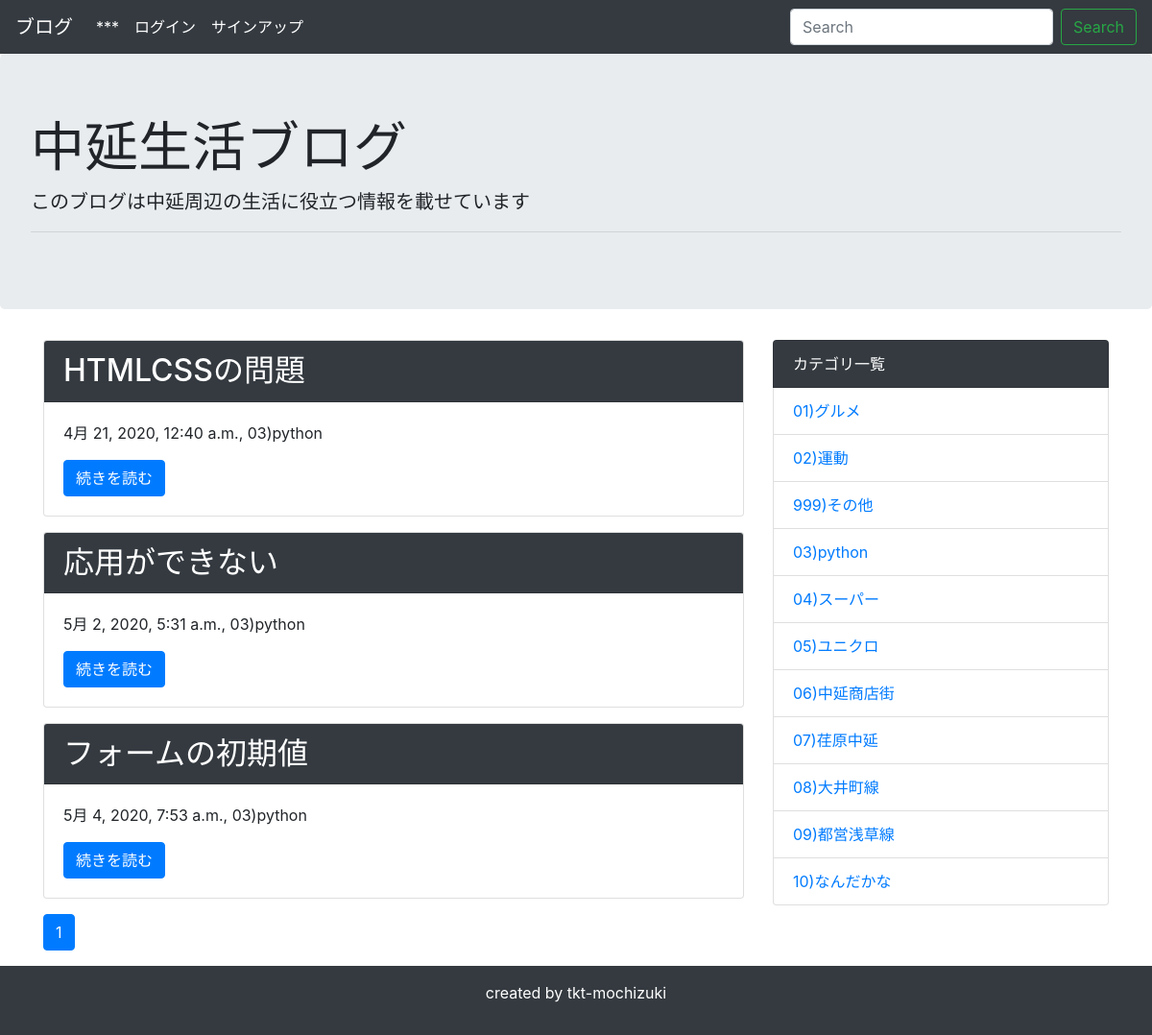
The app's page /category/4/ with its own data.
### blog/models.py (models this page shows, shortened)
class Post(models.Model):
    title = models.CharField('タイトル', max_length=100)
    text = models.TextField('本文')
    image = models.ImageField(upload_to='',blank=True, null=True)
    created_at = models.DateTimeField('作成日',default=timezone.now)
    created_user = models.ForeignKey(User, verbose_name = '登録ユーザー', blank=True, null=True, on_delete = models.PROTECT
    )
    category = models.ForeignKey(
        Category, verbose_name = 'カテゴリ', on_delete = models.PROTECT
    )

class Category(models.Model):
    name = models.CharField('カテゴリー名', max_length=200)
    created_at = models.DateTimeField('作成日',default=timezone.now)
    def __str__(self):
        return self.name

### blog/views.py (the view)
# urls.py: path('category/<int:pk>/', views.CategoryView.as_view(), name='category'),
class CategoryView(generic.ListView):
    template_name = 'blog/post_list.html'
    model = Post
    paginate_by = 3 # 追加
    def get_queryset(self):
        category = get_object_or_404(Category, pk=self.kwargs['pk'])
        queryset = Post.objects.order_by('created_at').filter(category=category)
        return queryset

### blog/context_processors.py (called while the page is built)
def common(request):
    context = {
        'category_list':Category.objects.all(),
    }
    return context

### blog/templatetags/mytag.py (called while the page is built)
@register.simple_tag
def url_replace(request, field, value):
    url_dict = request.GET.copy()
    url_dict[field] = value
    return url_dict.urlencode()

### blog/templates/blog/post_list.html
{% extends 'blog/base.html' %}
{% block content %}
{% for post in post_list %}
<div class="card mb-3">
    <h2 class="card-header bg-dark text-white">{{ post.title }}</h2>
    <div class="card-body">
      <p>{{ post.created_at }}, {{ post.category }}</p>
      <a href="{% url 'blog:detail' post.pk %}" class="btn btn-primary">続きを読む</a>
    </div>
</div>
{% endfor %}
{% include 'blog/pagination.html' %}
{% endblock %}

### blog/templates/blog/base.html (shortened to what this page needs)
<!doctype html>
<html lang="ja">
  <head>
    <link rel="stylesheet" href="https://stackpath.bootstrapcdn.com/bootstrap/4.4.1/css/bootstrap.min.css">
  </head>
  <body>
    <nav class="navbar navbar-expand-lg navbar-dark bg-dark">
      <a class="navbar-brand" href="{% url 'blog:index' %}">ブログ</a>
      <div class="collapse navbar-collapse" id="navbarSupportedContent">
        <ul class="navbar-nav mr-auto">
          <li class="nav-item active">
            <a class="nav-link" href="#">***</a>
          </li>
          {% if user.is_authenticated %}
          <li class="navbar-brand">
            login: {{ user.get_username }}
          </li>
          <li class="nav-item active">
            <a class="nav-link" href="{% url 'blog:add' %}">ブログの追加</a>
          </li>
          <li class="nav-item active">
          </li>
            {% else %}
            <li class="nav-item active">
             <a class="nav-link" href="{% url 'accounts:login' %}">ログイン</a>
            </li>
            <li class="nav-item active">
              <a class="nav-link" href="{% url 'accounts:signup' %}">サインアップ</a>
             </li>
            {% endif %}
        </ul>
        <form class="form-inline my-2 my-lg-0" method="GET" action="{% url 'blog:index' %}">
          <input class="form-control mr-sm-2" type="text" placeholder="Search" aria-label="Search" name="keyword">
          <button class="btn btn-outline-success my-2 my-sm-0" type="submit">Search</button>
        </form>
      </div>
    </nav>
    <div class="jumbotron">
      <h1 class="display-4">中延生活ブログ</h1>
      <p class="lead">このブログは中延周辺の生活に役立つ情報を載せています</p>
      <hr class="my-2">
    </div>
    <div class="container">
      <div class="row">
          <div class="col-md-8">
              {% block content %}
              {% endblock %}
          </div>
          <div class="col-md-4">
              <ul class="list-group">
                  <li class="list-group-item bg-dark text-white">カテゴリ一覧</li>
                  {% for category in category_list %}
                  <li class="list-group-item"><a href="{% url 'blog:category' category.pk %}">{{ category }}</a></li>
                  {% endfor %}
              </ul>
          </div>
      </div>
    </div>
    <footer class="bg-dark text-white text-center py-3">
        <p>created by tkt-mochizuki</p>
    </footer>
  </body>
</html>

### records on screen
Post: title "HTMLCSSの問題", created_at "4月 21, 2020, 12:40 a.m.", category "03)python"
Post: title "応用ができない", created_at "5月 2, 2020, 5:31 a.m.", category "03)python"
Post: title "フォームの初期値", created_at "5月 4, 2020, 7:53 a.m.", category "03)python"
Category: name "01)グルメ"
Category: name "02)運動"
Category: name "999)その他"
Category: name "03)python"
Category: name "04)スーパー"
Category: name "05)ユニクロ"
Category: name "06)中延商店街"
Category: name "07)荏原中延"
Category: name "08)大井町線"
Category: name "09)都営浅草線"
Category: name "10)なんだかな"

### other values on screen
{{ link_page }} "1"
